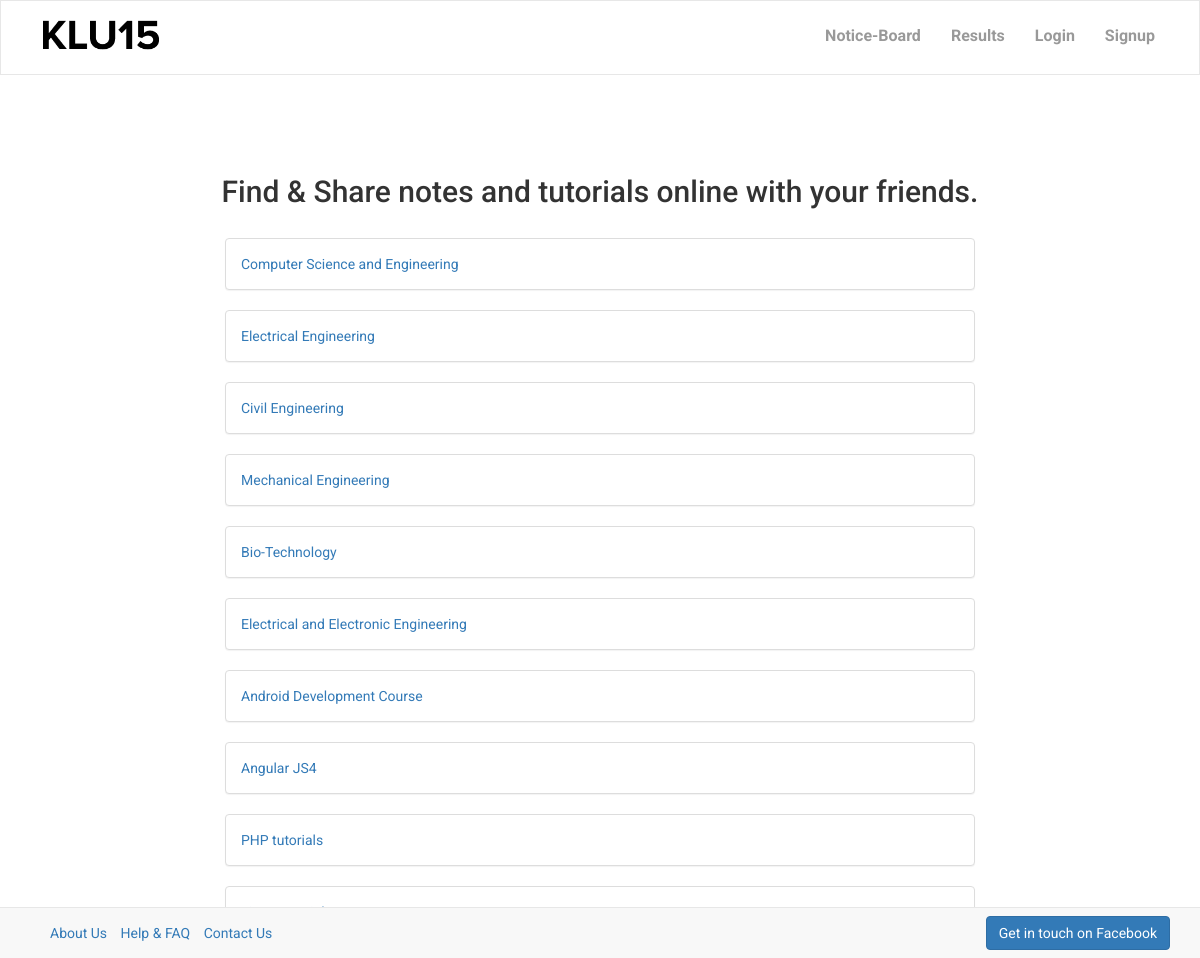
Screenshot of /rango/ with the database file from the repository.
### rango/models.py (models this page shows, shortened)
class Category(models.Model):
    name = models.CharField(max_length=128, unique=True)
    slug = models.SlugField(unique=True)
    class Meta:
        verbose_name_plural = 'categories'

### rango/views.py (the view, shortened to what this page needs)
def index(request):
    category_list = Category.objects.all()
    form = CategoryForm()
    context_dict = {'categories': category_list, 'form': form}
    return render(request, 'rango/index.html', context_dict)

### templates/rango/index.html (shortened to what this page needs)
    {% extends 'rango/base.html' %}
    {% load crispy_forms_tags %}
    {% load staticfiles %}
    {% block body_block %}
				<div class="container">
					<h2 class="text-center">Find & Share notes and tutorials online with your friends.</h2>
				<div class="row">
					<div class="col-md-8 col-md-offset-2">
						<div>
                                 {% if categories %}
                                     {% for category in categories %}
							<div class="panel panel-default">
								<div class="panel-body">
									<a href="/rango/category/{{ category.slug }}">{{ category.name }}</a>
								</div>
							</div>
                                      {% endfor %}
                                     {% else %}
							<strong>There are no categories</strong>
                                    {% endif %}
						</div>
					</div>
				</div>
			</div>
			<div class="navbar navbar-default navbar-fixed-bottom">
				<div class="container">
					<ul class="list-inline navbar-text pull-left">
						<li>
							<a href="">About Us</a>
						</li>
						<li>
							<a href="">Help & FAQ</a>
						</li>
						<li>
							<a href="">Contact Us</a>
						</li>
					</ul>
					<a href="https://www.facebook.com/groups/klu15/" class="navbar-btn btn-primary btn pull-right">Get in touch on Facebook</a>
				</div>
			</div>
{% endblock %}

### templates/rango/base.html (shortened to what this page needs)
<!DOCTYPE html>
{% load crispy_forms_tags %}
{% load staticfiles %}
<html lang="en">
<head>
    <link rel="stylesheet" href="https://maxcdn.bootstrapcdn.com/bootstrap/3.3.7/css/bootstrap.min.css">
    <link rel="stylesheet" type="text/css" href="{% static "css/style.css" %}" />
</head>
<nav class="navbar navbar-default navbar-custom">
    <div class="container">
        <div class="navbar-header">
            <a class="navbar-brand" href="/rango/">
                <img src="{% static "images/black.png" %}">
            </a>
        </div>
        <div class="collapse navbar-collapse" id="bs-example-navbar-collapse-1">
            <ul class="nav navbar-nav navbar-right">
                {% if user.is_authenticated %}
                <li>
                {% block link_block %}
                    <a href="#" data-toggle="modal" data-target="#myModal2">+ Add a Category</a>
                {% endblock %}
                </li>
                <li><a href="#">{{ user.get_username }}</a>
                </li>
                <li><a href="/rango/logout">Logout</a> </li>
                {% else %}
                    <li>
                    <a href="#">Notice-Board</a>
                </li>
                    <li>
                    <a href="#">Results</a>
                </li>
                <li>
                    <a href="/rango/login">Login</a>
                </li>
                    <li>
                    <a href="/rango/signup">Signup</a>
                </li>
                {% endif %}
            </ul>
        </div>
    </div>
</nav></br></br></br>
<body>
  {% block body_block %}{% endblock %}
</body>
</html>

### static/css/style.css (style rules this page uses)
body { font-family: 'Roboto', sans-serif; overflow-y: scroll; }
.navbar-custom { font-family: 'Roboto', sans-serif; font-size: 16px; font-weight: 700; padding-top: 10px; min-height: 75px; background-color: white; color:#000; border-radius:0; }
ul.nav li a, ul.nav li a:visited { color: #999 !important; }
.navbar-brand { padding: 0px; }
.navbar-brand>img { height: 100%; padding: 0px 15px; width: auto; }

### rows the page displays
Category: name "Computer Science and Engineering"
Category: name "Electrical Engineering"
Category: name "Civil Engineering"
Category: name "Mechanical Engineering"
Category: name "Bio-Technology"
Category: name "Electrical and Electronic Engineering"
Category: name "Android Development Course"
Category: name "Angular JS4"
Category: name "PHP tutorials"
